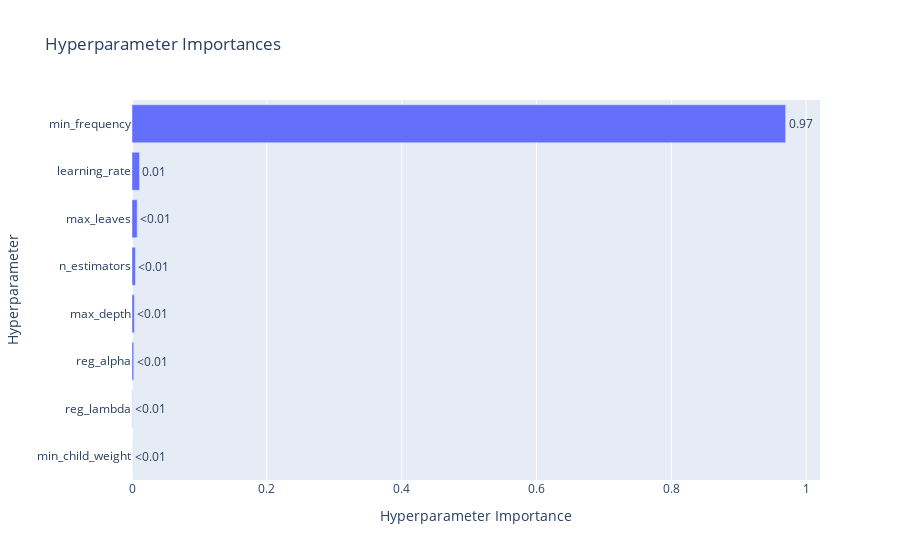

This figure's notebook cell:
### Code cell
plot_param_importances(study)

### Figure 1 — Plotly figure (JSON) as saved in the notebook; plotly's stock layout.template omitted (floating-point values rounded to 4 significant figures)
{"data": [{"cliponaxis": false, "hovertemplate": ["min_child_weight (IntDistribution): 4.951504568737692e-05<extra></extra>", "reg_lambda (FloatDistribution): 0.0004695204817291607<extra></extra>", "reg_alpha (FloatDistribution): 0.0026287369183015516<extra></extra>", "max_depth (IntDistribution): 0.003510262673715711<extra></extra>", "n_estimators (IntDistribution): 0.005054244904705839<extra></extra>", "max_leaves (IntDistribution): 0.007685961954879724<extra></extra>", "learning_rate (FloatDistribution): 0.011114272558512092<extra></extra>", "min_frequency (FloatDistribution): 0.9694874854624685<extra></extra>"], "name": "Objective Value", "orientation": "h", "text": ["<0.01", "<0.01", "<0.01", "<0.01", "<0.01", "<0.01", "0.01", "0.97"], "textposition": "outside", "type": "bar", "x": [4.952e-05, 0.0004695, 0.002629, 0.00351, 0.005054, 0.007686, 0.01111, 0.9695], "y": ["min_child_weight", "reg_lambda", "reg_alpha", "max_depth", "n_estimators", "max_leaves", "learning_rate", "min_frequency"]}], "layout": {"title": {"text": "Hyperparameter Importances"}, "xaxis": {"title": {"text": "Hyperparameter Importance"}}, "yaxis": {"title": {"text": "Hyperparameter"}}}}
